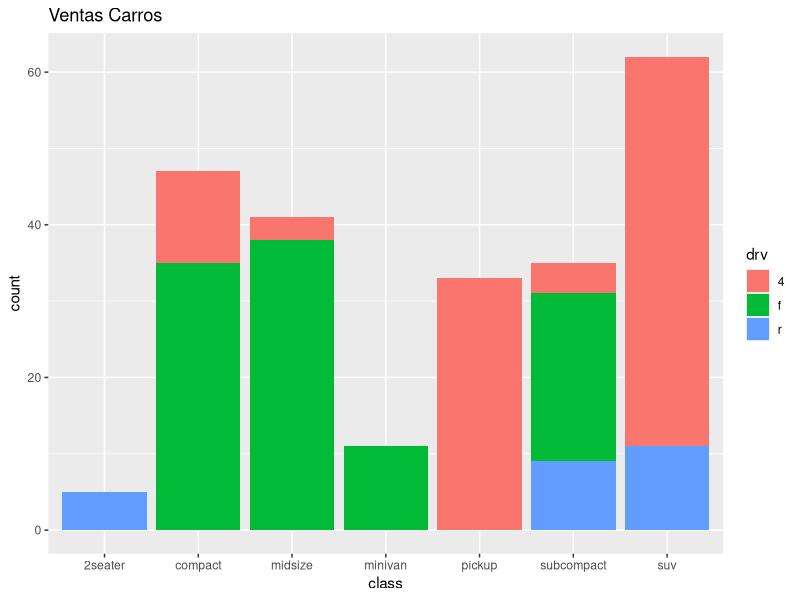
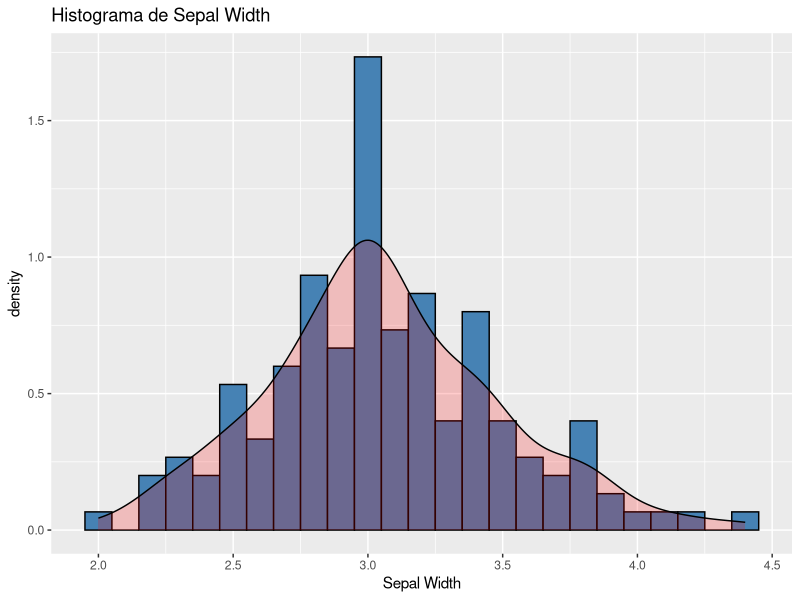
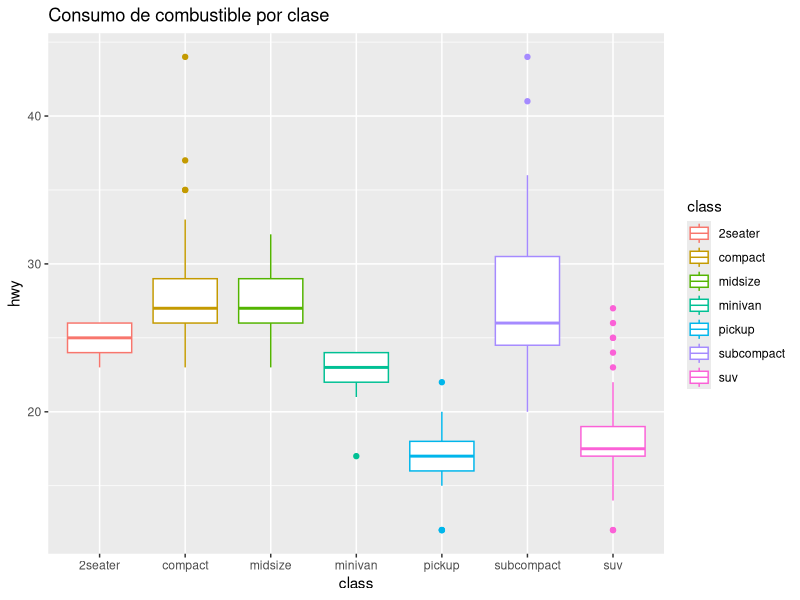

Generate these figures, in order, with R:
library(ggplot2)

?mpg

ggplot(data=mpg, aes(class)) + geom_bar(aes(fill = drv)) + ggtitle("Ventas Carros")


ggplot(data=iris, aes(x=Sepal.Width)) + 
  geom_histogram(binwidth = 0.1, color="Black", fill="steelblue", 
                 aes(y=..density..)) + 
  ggtitle("Histograma de Sepal Width") +
  xlab("Sepal Width") +
  geom_density(stat="density", alpha=I(0.2), fill="red")


ggplot(data = mpg, aes(x=class, y=hwy)) + 
  geom_boxplot(aes(color=class)) +
  ggtitle("Consumo de combustible por clase")
